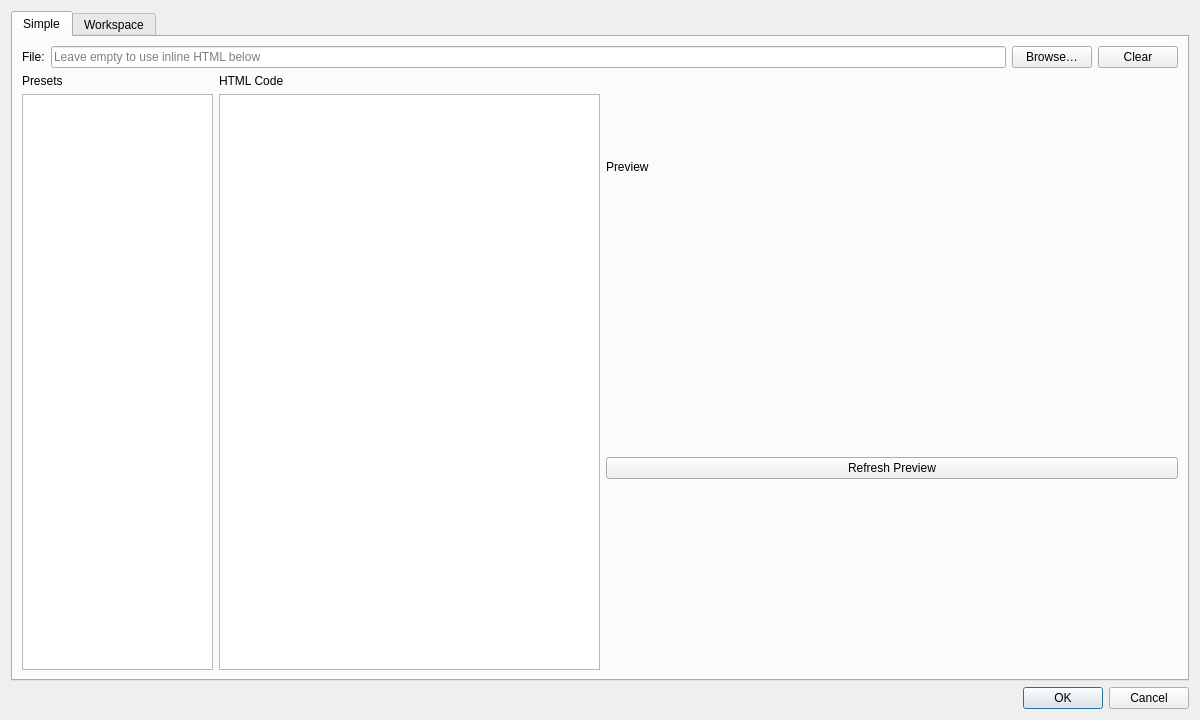
<?xml version="1.0" encoding="UTF-8"?>
<ui version="4.0">
 <class>HtmlEditDialog</class>
 <widget class="QDialog" name="HtmlEditDialog">
  <property name="geometry">
   <rect><x>0</x><y>0</y><width>1200</width><height>720</height></rect>
  </property>
  <property name="windowTitle"><string>HTML Overlay Editor</string></property>
  <layout class="QVBoxLayout" name="rootLayout" stretch="1,0">
   <item>
    <widget class="QTabWidget" name="modeTabs">
     <property name="currentIndex"><number>0</number></property>
     <widget class="QWidget" name="simpleTab">
      <attribute name="title"><string>Simple</string></attribute>
      <layout class="QVBoxLayout" name="simpleRoot" stretch="0,1">
       <item>
        <layout class="QHBoxLayout" name="fileBar">
         <item><widget class="QLabel" name="fileLabel"><property name="text"><string>File:</string></property></widget></item>
         <item><widget class="QLineEdit" name="filePathEdit"><property name="placeholderText"><string>Leave empty to use inline HTML below</string></property></widget></item>
         <item><widget class="QPushButton" name="browseBtn"><property name="text"><string>Browse…</string></property><property name="maximumWidth"><number>100</number></property></widget></item>
         <item><widget class="QPushButton" name="clearFileBtn"><property name="text"><string>Clear</string></property><property name="maximumWidth"><number>70</number></property></widget></item>
        </layout>
       </item>
       <item>
        <layout class="QHBoxLayout" name="midLayout" stretch="1,2,3">
         <item>
          <layout class="QVBoxLayout">
           <item><widget class="QLabel"><property name="text"><string>Presets</string></property></widget></item>
           <item><widget class="QListWidget" name="presetList"/></item>
          </layout>
         </item>
         <item>
          <layout class="QVBoxLayout">
           <item><widget class="QLabel"><property name="text"><string>HTML Code</string></property></widget></item>
           <item><widget class="QPlainTextEdit" name="codeEdit"/></item>
          </layout>
         </item>
         <item>
          <layout class="QVBoxLayout">
           <item><widget class="QLabel"><property name="text"><string>Preview</string></property></widget></item>
           <item>
            <widget class="HtmlPreviewWidget" name="simplePreview">
             <property name="minimumSize"><size><width>320</width><height>180</height></size></property>
            </widget>
           </item>
           <item><widget class="QPushButton" name="refreshBtn"><property name="text"><string>Refresh Preview</string></property></widget></item>
           <item><widget class="QLabel" name="errorLabel"><property name="text"><string/></property><property name="wordWrap"><bool>true</bool></property><property name="styleSheet"><string>color: #f44336;</string></property></widget></item>
          </layout>
         </item>
        </layout>
       </item>
      </layout>
     </widget>
     <widget class="QWidget" name="workspaceTab">
      <attribute name="title"><string>Workspace</string></attribute>
      <layout class="QHBoxLayout" name="workspaceLayout" stretch="1,3,1,2">
       <item>
        <layout class="QVBoxLayout" name="paletteLayout">
         <item><widget class="QLabel"><property name="text"><string>Components</string></property></widget></item>
         <item><widget class="QListWidget" name="componentPalette"/></item>
         <item><widget class="QLabel" name="paletteHint"><property name="text"><string>Drag onto canvas</string></property><property name="wordWrap"><bool>true</bool></property><property name="styleSheet"><string>color:#888;font-size:11px;</string></property></widget></item>
        </layout>
       </item>
       <item><widget class="HtmlWorkspaceCanvasWidget" name="workspaceCanvas"/></item>
       <item>
        <layout class="QVBoxLayout" name="propsLayout">
         <item><widget class="QLabel"><property name="text"><string>Properties</string></property></widget></item>
         <item><widget class="QLabel" name="selectedNameLabel"><property name="text"><string>No selection</string></property><property name="styleSheet"><string>font-weight:bold;</string></property></widget></item>
         <item><widget class="QLabel"><property name="text"><string>X (%)</string></property></widget></item>
         <item><widget class="QDoubleSpinBox" name="propXSpin"><property name="suffix"><string> %</string></property><property name="decimals"><number>1</number></property><property name="maximum"><double>99.0</double></property></widget></item>
         <item><widget class="QLabel"><property name="text"><string>Y (%)</string></property></widget></item>
         <item><widget class="QDoubleSpinBox" name="propYSpin"><property name="suffix"><string> %</string></property><property name="decimals"><number>1</number></property><property name="maximum"><double>99.0</double></property></widget></item>
         <item><widget class="QLabel"><property name="text"><string>Width (%)</string></property></widget></item>
         <item><widget class="QDoubleSpinBox" name="propWSpin"><property name="suffix"><string> %</string></property><property name="decimals"><number>1</number></property><property name="minimum"><double>2.0</double></property><property name="maximum"><double>100.0</double></property><property name="value"><double>35.0</double></property></widget></item>
         <item><widget class="QLabel"><property name="text"><string>Height (%)</string></property></widget></item>
         <item><widget class="QDoubleSpinBox" name="propHSpin"><property name="suffix"><string> %</string></property><property name="decimals"><number>1</number></property><property name="minimum"><double>2.0</double></property><property name="maximum"><double>100.0</double></property><property name="value"><double>20.0</double></property></widget></item>
         <item><widget class="QPushButton" name="deleteCompBtn"><property name="text"><string>Delete</string></property></widget></item>
         <item><widget class="QPushButton" name="duplicateCompBtn"><property name="text"><string>Duplicate</string></property></widget></item>
         <item><spacer><property name="orientation"><enum>Qt::Vertical</enum></property></spacer></item>
         <item><widget class="QPushButton" name="buildPreviewBtn"><property name="text"><string>Build Preview</string></property></widget></item>
        </layout>
       </item>
       <item>
        <layout class="QVBoxLayout" name="wsPreviewLayout">
         <item><widget class="QLabel"><property name="text"><string>Built Preview</string></property></widget></item>
         <item>
          <widget class="HtmlPreviewWidget" name="wsPreview">
           <property name="minimumSize"><size><width>320</width><height>180</height></size></property>
          </widget>
         </item>
         <item><widget class="QLabel" name="wsErrorLabel"><property name="text"><string/></property><property name="wordWrap"><bool>true</bool></property><property name="styleSheet"><string>color: #f44336;</string></property></widget></item>
        </layout>
       </item>
      </layout>
     </widget>
    </widget>
   </item>
   <item>
    <widget class="QDialogButtonBox" name="buttonBox">
     <property name="orientation"><enum>Qt::Horizontal</enum></property>
     <property name="standardButtons"><set>QDialogButtonBox::Cancel|QDialogButtonBox::Ok</set></property>
    </widget>
   </item>
  </layout>
 </widget>
 <customwidgets>
  <customwidget>
   <class>HtmlPreviewWidget</class>
   <extends>QWidget</extends>
   <header>ui/HtmlPreviewWidget.h</header>
  </customwidget>
  <customwidget>
   <class>HtmlWorkspaceCanvasWidget</class>
   <extends>QWidget</extends>
   <header>ui/HtmlWorkspaceCanvasWidget.h</header>
  </customwidget>
 </customwidgets>
 <resources/>
 <connections/>
</ui>
